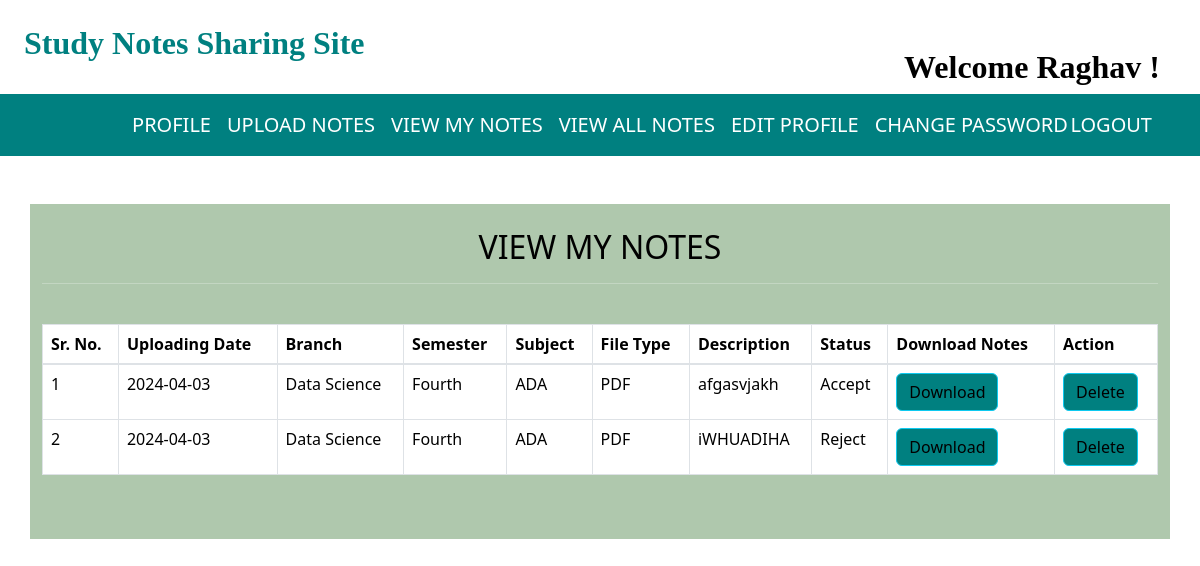
Screenshot of /view_mynotes (signed in) with the database file from the repository.
### notes/models.py (models this page shows, shortened)
class Notes(models.Model):
    user = models.ForeignKey(User, on_delete=models.CASCADE)
    uploadingdate = models.CharField(max_length=30)
    branch = models.CharField(max_length=30)
    semester = models.CharField(max_length=30)
    subject = models.CharField(max_length=30)
    notesfile = models.FileField(null=True)
    filetype = models.CharField(max_length=30)
    description = models.CharField(max_length=200, null=True)
    status = models.CharField(max_length=15)

### notes/views.py (the view)
# urls.py: path('view_mynotes', view_mynotes, name='view_mynotes'),
def view_mynotes(request):
    if not request.user.is_authenticated:
        return redirect('userlogin')
    user = User.objects.get(id=request.user.id)
    notes = Notes.objects.filter(user=user)
    data = Signup.objects.get(user=user)
    d = {'notes': notes, 'data': data}
    return render(request, 'view_mynotes.html', d)

### notes/templates/view_mynotes.html (shortened to what this page needs)
{% extends 'usernavigation.html' %}
{% load static %}
{% block body %}
<link href=" https://cdnjs.cloudflare.com/ajax/libs/twitter-bootstrap/5.3.0/css/bootstrap.min.css" rel="stylesheet">
<link href="https://cdn.datatables.net/2.0.2/css/dataTables.bootstrap5.css" rel="stylesheet">
<div class="container mt-5" style="background-color : AFC8AD">
    <br>
    <h2 class="text-center"> VIEW MY NOTES </h2>
    <hr>
    <br>
    <table class="table table-bordered" id="example">
        <thead>
        <tr>
            <th>Sr. No.</th>
            <th>Uploading Date</th>
            <th>Branch</th>
            <th>Semester</th>
            <th>Subject</th>
            <th>File Type</th>
            <th>Description</th>
            <th>Status</th>
            <th>Download Notes</th>
            <th>Action</th>
        </tr>
        </thead>
        <tbody>
        {% for i in notes%}
        <tr>
            <td>{{forloop.counter}}</td>
            <td>{{i.uploadingdate}}</td>
            <td>{{i.branch}}</td>
            <td>{{i.semester}}</td>
            <td>{{i.subject}}</td>
            <td>{{i.filetype}}</td>
            <td>{{i.description}}</td>
            <td>{{i.status}}</td>
            <td><a class="btn btn-info" style="background-color: #008080;" download
                   href="{{i.notesfile.url}}">Download</a></td>
            <td><a class="btn btn-info" style="background-color: #008080;" href="{% url 'delete_mynotes' i.id %}"
                   onclick="return confirm('Are you sure...?')">Delete</a></td>
        </tr>
        {% endfor %}
        </tbody>
    </table>
    <br><br>
</div>
{% endblock %}

### notes/templates/usernavigation.html (shortened to what this page needs)
<html lang="en" xmlns="http://www.w3.org/1999/html">
<head>
    {% load static %}
    <link href="https://maxcdn.bootstrapcdn.com/bootstrap/4.3.1/css/bootstrap.min.css" rel="stylesheet">
    <link href="https://use.fontawesome.com/releases/v5.6.3/css/all.css"
 rel="stylesheet">
</head>
<link href="{% static 'css/mystyle.css'%}" rel="stylesheet">
<body>
<h2 style="padding : 2%"><span style="color:008080; font-family:playfair display; font-weight: bold">Study Notes Sharing Site</span>
    <span class="mt-4" style="position: absolute; right: 40px; font-weight: bold; font-family: 'poppins'; color: #black;">
      <span> Welcome {{request.user.first_name}}  ! </span>
  </span>
</h2>
<nav class="navbar navbar-expand-sm justify-content-center" style="background-color: #008080; font-size: 20px;">
    <ul class="navbar-nav">
        <li class="navbar-item">
            <a class="nav-link" href="{% url 'profile'%}" style="color: #FFFFFF;"> PROFILE </a>
        </li>
        <li class="navbar-item">
            <a class="nav-link" href="{% url 'upload_notes'%}" style="color: #FFFFFF;">UPLOAD NOTES
            </a>
        </li>
        <li class="navbar-item">
            <a class="nav-link" href="{% url 'view_mynotes'%}" style="color: #FFFFFF;">VIEW MY NOTES
            </a>
        </li>
        <li class="navbar-item">
            <a class="nav-link" href="{% url 'viewallnotes'%}" style="color: #FFFFFF;">VIEW ALL NOTES
            </a>
        </li>
        <li class="navbar-item">
            <a class="nav-link" href="{% url 'edit_profile'%}" style="color: #FFFFFF;"> EDIT PROFILE </a>
        </li>
        <li class="navbar-item">
            <a class="nav-link" href="{% url 'changepassword'%}" style="color: #FFFFFF;"> CHANGE PASSWORD </a>
        </li>
        <span style="position: absolute; right: 40px;">
<li class="navbar-item">
    <a class="nav-link" style="color: #FFFFFF;" href="{% url 'logout'%}">LOGOUT</a>
  </li>
  </span>
    </ul>
</nav>
</body>
</html>
{% block body %}
{% endblock %}

### notes/static/css/mystyle.css (style rules this page uses)
.nav-link { color: black; }

### notes/templates/view_mynotes.html (style rules this page uses)
body { background-color: #white; color: black; }
hr { border-color: white; }
.table th, .table td { color: black; }

### rows the page displays
Notes: uploadingdate "2024-04-03", branch "Data Science", semester "Fourth", subject "ADA", filetype "PDF", description "afgasvjakh", status "Accept"
Notes: uploadingdate "2024-04-03", branch "Data Science", semester "Fourth", subject "ADA", filetype "PDF", description "iWHUADIHA", status "Reject"

### other values shown
{{ request.user.first_name }} "Raghav"
